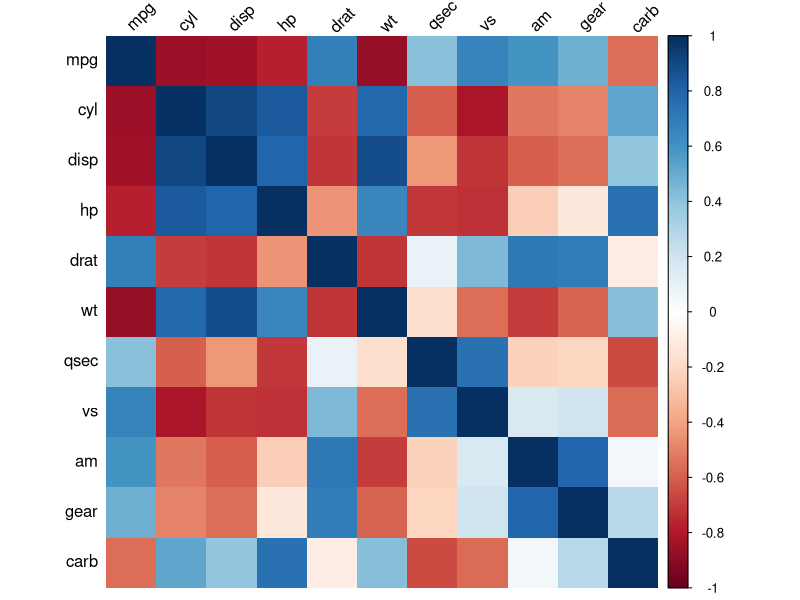

Here is the R script that generated this plot:
library(corrplot)
mcor <- cor(mtcars)
round(mcor, 2) 
corrplot(mcor, method='shade', shade.col=NA, tl.col='black', tl.srt=45)